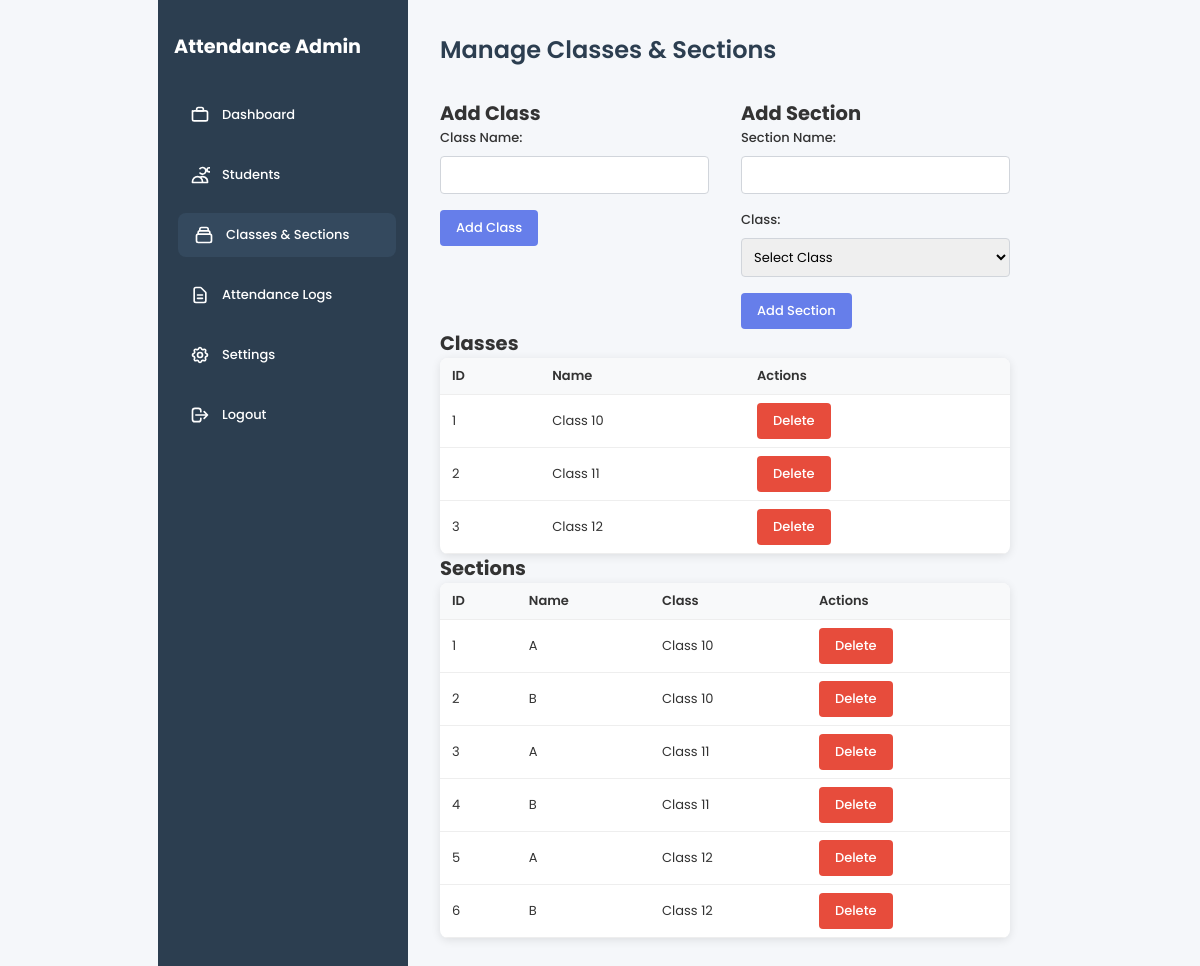
The page /admin/classes.php (signed in) on the database its author committed.
### tables this page shows
CREATE TABLE classes (
    id INT AUTO_INCREMENT PRIMARY KEY,
    name VARCHAR(100) NOT NULL
);

CREATE TABLE sections (
    id INT AUTO_INCREMENT PRIMARY KEY,
    name VARCHAR(100) NOT NULL,
    class_id INT,
    FOREIGN KEY (class_id) REFERENCES classes(id) ON DELETE CASCADE
);

### admin/classes.php (the view, shortened to what this page needs)
<?php
require_once '../config/config.php';
$classes = $pdo->query("SELECT * FROM classes")->fetchAll(PDO::FETCH_ASSOC);
$sections = $pdo->query("SELECT s.*, c.name as class_name FROM sections s JOIN classes c ON s.class_id = c.id")->fetchAll(PDO::FETCH_ASSOC);
?>
<!DOCTYPE html>
<html lang="en">
<head>
    <link rel="stylesheet" href="../assets/css/style.css">
</head>
<body>
    <div class="admin-container">
        <div class="sidebar">
            <h2>Attendance Admin</h2>
            <ul>
                <li><a href="dashboard.php">
                    Dashboard
                </a></li>
                <li><a href="students.php">
                    <svg width="20" height="20" viewBox="0 0 24 24" fill="none" xmlns="http://www.w3.org/2000/svg">
                        <path d="M12 4.354a4 4 0 110 5.292M15 21H3v-1a6 6 0 0112 0v1zm0 0h6v-1a6 6 0 00-9-5.197m13.5-9a2.5 2.5 0 11-5 0 2.5 2.5 0 015 0z" stroke="currentColor" stroke-width="2" stroke-linecap="round" stroke-linejoin="round"/>
                    </svg>
                    Students
                </a></li>
                <li><a href="classes.php" class="active">
                    Classes & Sections
                </a></li>
                <li><a href="attendance.php">
                    <svg width="20" height="20" viewBox="0 0 24 24" fill="none" xmlns="http://www.w3.org/2000/svg">
                        <path d="M9 12h6m-6 4h6m2 5H7a2 2 0 01-2-2V5a2 2 0 012-2h5.586a1 1 0 01.707.293l5.414 5.414a1 1 0 01.293.707V19a2 2 0 01-2 2z" stroke="currentColor" stroke-width="2" stroke-linecap="round" stroke-linejoin="round"/>
                    </svg>
                    Attendance Logs
                </a></li>
                <li><a href="settings.php">
                    Settings
                </a></li>
                <li><a href="logout.php">
                    <svg width="20" height="20" viewBox="0 0 24 24" fill="none" xmlns="http://www.w3.org/2000/svg">
                        <path d="M17 16l4-4m0 0l-4-4m4 4H7m6 4v1a3 3 0 01-3 3H6a3 3 0 01-3-3V7a3 3 0 013-3h4a3 3 0 013 3v1" stroke="currentColor" stroke-width="2" stroke-linecap="round" stroke-linejoin="round"/>
                    </svg>
                    Logout
                </a></li>
            </ul>
        </div>
        <div class="main-content">
            <h1>Manage Classes & Sections</h1>
            <div style="display: flex; gap: 2rem;">
                <div style="flex: 1;">
                    <h2>Add Class</h2>
                    <form method="post">
                        <div class="form-group">
                            <label for="class_name">Class Name:</label>
                            <input type="text" id="class_name" name="class_name" required>
                        </div>
                        <button type="submit" name="add_class" class="btn">Add Class</button>
                    </form>
                </div>
                <div style="flex: 1;">
                    <h2>Add Section</h2>
                    <form method="post">
                        <div class="form-group">
                            <label for="section_name">Section Name:</label>
                            <input type="text" id="section_name" name="section_name" required>
                        </div>
                        <div class="form-group">
                            <label for="class_id">Class:</label>
                            <select id="class_id" name="class_id" required>
                                <option value="">Select Class</option>
                            </select>
                        </div>
                        <button type="submit" name="add_section" class="btn">Add Section</button>
                    </form>
                </div>
            </div>
            <h2>Classes</h2>
            <table>
                <thead>
                    <tr>
                        <th>ID</th>
                        <th>Name</th>
                        <th>Actions</th>
                    </tr>
                </thead>
                <tbody>
                    <?php foreach ($classes as $class): ?>
                        <tr>
                            <td><?php echo $class['id']; ?></td>
                            <td><?php echo $class['name']; ?></td>
                            <td>
                                <form method="post" style="display: inline;">
                                    <button type="submit" name="delete_class" class="btn btn-danger">Delete</button>
                                </form>
                            </td>
                        </tr>
                    <?php endforeach; ?>
                </tbody>
            </table>
            <h2>Sections</h2>
            <table>
                <thead>
                    <tr>
                        <th>ID</th>
                        <th>Name</th>
                        <th>Class</th>
                        <th>Actions</th>
                    </tr>
                </thead>
                <tbody>
                    <?php foreach ($sections as $section): ?>
                        <tr>
                            <td><?php echo $section['id']; ?></td>
                            <td><?php echo $section['name']; ?></td>
                            <td><?php echo $section['class_name']; ?></td>
                            <td>
                                <form method="post" style="display: inline;">
                                    <button type="submit" name="delete_section" class="btn btn-danger">Delete</button>
                                </form>
                            </td>
                        </tr>
                    <?php endforeach; ?>
                </tbody>
            </table>
        </div>
    </div>
</body>
</html>

### assets/css/style.css (style rules this page uses)
* { margin: 0; padding: 0; box-sizing: border-box; font-family: 'Poppins', sans-serif; }
body { background: #f5f7fa; min-height: 100vh; display: flex; align-items: center; justify-content: center; font-size: 13px; color: #333; }
h1 { margin-bottom: 2rem; color: #2c3e50; font-size: 1.5rem; font-weight: 600; }
button { background: #667eea; color: white; border: none; padding: 0.75rem 1.5rem; border-radius: 6px; cursor: pointer; font-size: 13px; font-weight: 500; transition: all 0.2s; }
input { padding: 0.75rem; border: 1px solid #d1d5db; border-radius: 6px; font-size: 13px; transition: border-color 0.2s; }
.admin-container { display: flex; min-height: 100vh; }
.sidebar { width: 250px; background: #2c3e50; color: white; padding: 2rem 1rem; }
.sidebar h2 { margin-bottom: 2rem; font-size: 1.2rem; }
.sidebar ul { list-style: none; }
.sidebar li { margin-bottom: 1rem; }
.sidebar a { color: white; text-decoration: none; display: flex; align-items: center; gap: 12px; padding: 0.75rem 1rem; border-radius: 8px; transition: all 0.2s; font-weight: 500; }
.sidebar a:hover, .sidebar a.active { background: #34495e; transform: translateX(4px); }
.main-content { flex: 1; padding: 2rem; background: #f5f7fa; font-size: 13px; }
table { width: 100%; border-collapse: collapse; background: white; border-radius: 8px; overflow: hidden; box-shadow: 0 2px 10px rgba(0,0,0,0.1); }
th, td { padding: 0.5rem 0.75rem; text-align: left; border-bottom: 1px solid #eee; font-size: 13px; }
th { background: #f8f9fa; font-weight: 600; }
.form-group { margin-bottom: 1rem; }
.form-group label { display: block; margin-bottom: 0.5rem; font-weight: 500; }
.form-group input, .form-group select { width: 100%; padding: 0.5rem; border: 1px solid #d1d5db; border-radius: 4px; font-size: 13px; }
.btn { display: inline-block; padding: 0.5rem 1rem; background: #667eea; color: white; text-decoration: none; border-radius: 4px; border: none; cursor: pointer; font-size: 13px; font-weight: 500; transition: all 0.2s; }
.btn-danger { background: #e74c3c; }

### rows shown on the page
classes: id "1", name "Class 10"
classes: id "2", name "Class 11"
classes: id "3", name "Class 12"
sections: id "1", name "A", class.name "Class 10"
sections: id "2", name "B", class.name "Class 10"
sections: id "3", name "A", class.name "Class 11"
sections: id "4", name "B", class.name "Class 11"
sections: id "5", name "A", class.name "Class 12"
sections: id "6", name "B", class.name "Class 12"
